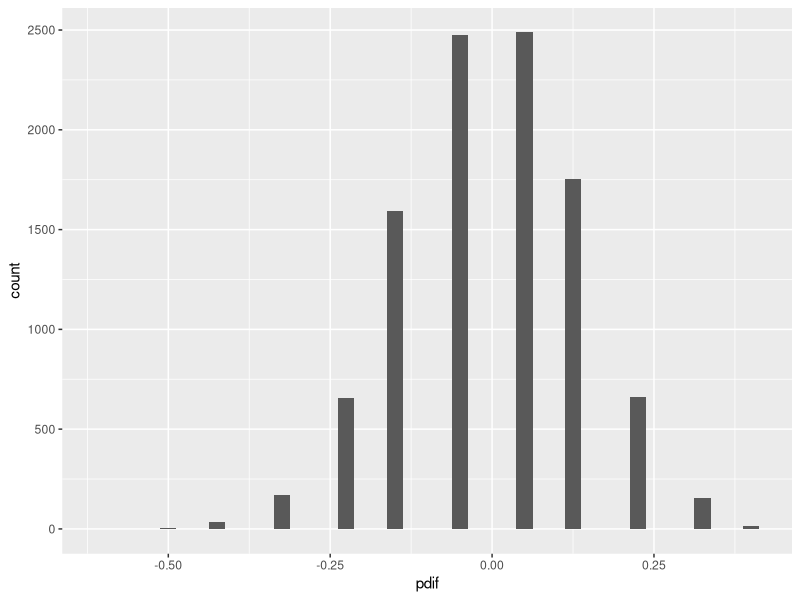
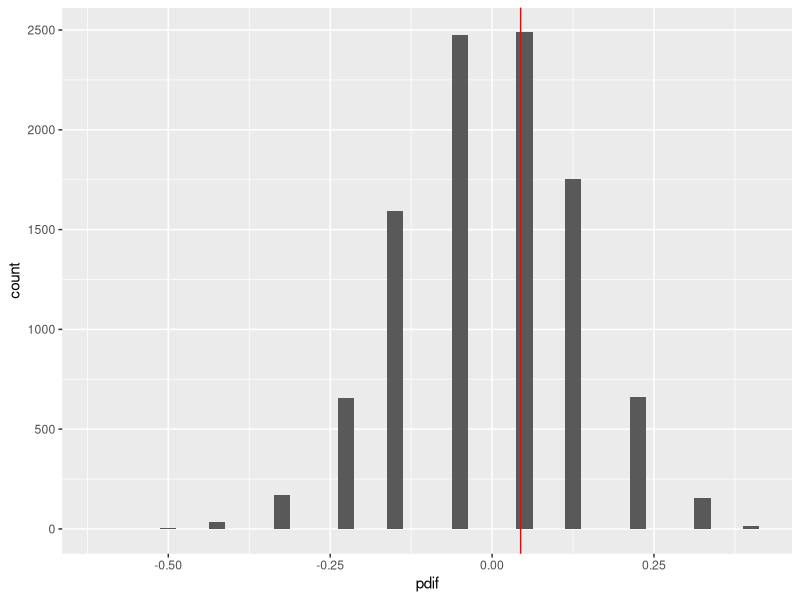

Write R code to recreate these figures, in order.
## ---- chunk 1
knitr::opts_chunk$set(
  message = FALSE,
  warning = FALSE,
  error = FALSE, 
  echo = FALSE, 
  collapse = TRUE,
  comment = "#",
  fig.height = 4,
  fig.width = 8,
  fig.align = "center",
  cache = FALSE
)
## ---- chunk 2
yawn_expt <- data.frame(group=c(rep("treatment", 34), rep("control", 16)), 
  yawn=c(rep("yes", 10), rep("no", 24), rep("yes", 4), rep("no", 12)))

library(dplyr)
library(tidyr)
library(knitr)
yawn_expt %>%
   group_by(group, yawn) %>% 
   tally() %>%
   ungroup() %>%
   spread(yawn, n, fill=0) %>% 
   mutate(total = rowSums(.[-1])) %>% 
   kable()
## ---- chunk 3
prop_dif <- function(dat) {
  dtbl <- dat %>%
    mutate(yawn=sample(yawn)) %>%
    group_by(group, yawn) %>% 
    tally() %>%
    ungroup() %>%
    spread(yawn, n, fill=0) %>% 
    mutate(total = rowSums(.[-1])) %>%
    mutate(p = yes/total) 
  return(pdif=dtbl$p[2]-dtbl$p[1])
}
## ---- chunk 4
set.seed(444)
pdif <- NULL
for (i in 1:10000)
  pdif <- c(pdif, prop_dif(yawn_expt))
## ---- chunk 5
library(ggplot2)
pdif <- data.frame(pdif)
ggplot(pdif, aes(x=pdif)) + geom_histogram(binwidth=0.025)
## ---- chunk 6
ggplot(pdif, aes(x=pdif)) + geom_histogram(binwidth=0.025) +
  geom_vline(xintercept=0.0441176, colour="red")
## ---- chunk 7
length(pdif[pdif>0.0441176])/10000
